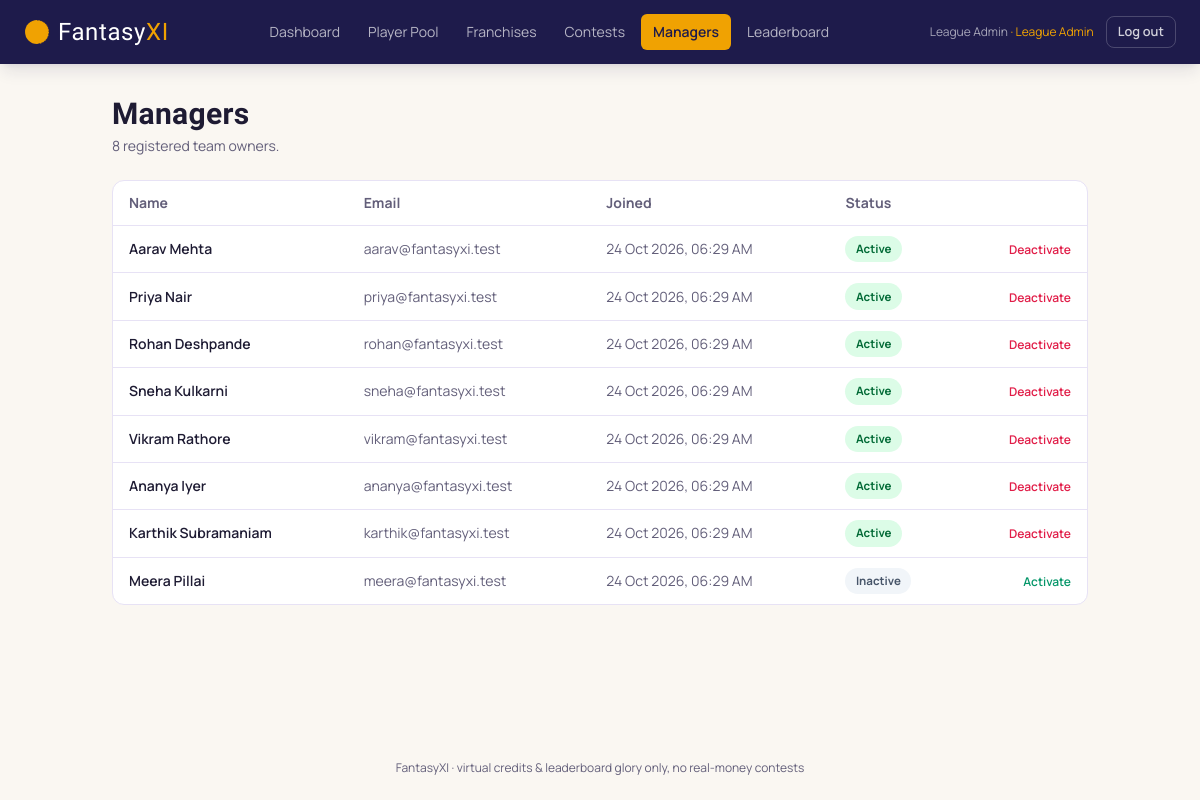
Screenshot of /index.php?route=admin/managers (signed in) with the database file from the repository.
### tables this page shows
CREATE TABLE users (
    id         INT AUTO_INCREMENT PRIMARY KEY,
    name       VARCHAR(120) NOT NULL,
    email      VARCHAR(150) NOT NULL UNIQUE,
    password   VARCHAR(255) NOT NULL,
    role       ENUM('super_admin', 'manager') NOT NULL DEFAULT 'manager',
    status     ENUM('active', 'inactive') NOT NULL DEFAULT 'active',
    created_at TIMESTAMP NOT NULL DEFAULT CURRENT_TIMESTAMP
);

### app/controllers/AdminManagerController.php (called while the page is built, shortened)
<?php
require_once __DIR__ . '/../models/User.php';
class AdminManagerController
{
    public function index(): void
    {
        $managers = User::allManagers();
        require __DIR__ . '/../views/admin/managers/index.php';
    }
}

### public/index.php (called while the page is built, shortened)
<?php
require_once __DIR__ . '/../core/helpers.php';
require_once __DIR__ . '/../core/Database.php';
require_once __DIR__ . '/../app/controllers/AdminManagerController.php';
$router = new Router();
$router->get('login', fn() => (new AuthController())->showLogin());
$router->post('login', fn() => (new AuthController())->login());
$router->post('logout', fn() => (new AuthController())->logout());
$router->get('register', fn() => (new AuthController())->showRegister());
$router->post('register', fn() => (new AuthController())->register());
$router->get('admin/dashboard', fn() => (new AdminDashboardController())->dashboard());
$router->get('admin/players', fn() => (new AdminPlayerController())->index());
$router->get('admin/players/create', fn() => (new AdminPlayerController())->create());
$router->post('admin/players/store', fn() => (new AdminPlayerController())->store());
$router->get('admin/players/edit', fn() => (new AdminPlayerController())->edit());
$router->post('admin/players/update', fn() => (new AdminPlayerController())->update());
$router->post('admin/players/status', fn() => (new AdminPlayerController())->status());
$router->get('admin/franchises', fn() => (new AdminFranchiseController())->index());
$router->post('admin/franchises/store', fn() => (new AdminFranchiseController())->store());
$router->post('admin/franchises/update', fn() => (new AdminFranchiseController())->update());
$router->post('admin/franchises/status', fn() => (new AdminFranchiseController())->status());
$router->get('admin/contests', fn() => (new AdminContestController())->index());
$router->get('admin/contests/create', fn() => (new AdminContestController())->create());
$router->post('admin/contests/store', fn() => (new AdminContestController())->store());
$router->get('admin/contests/edit', fn() => (new AdminContestController())->edit());
$router->post('admin/contests/update', fn() => (new AdminContestController())->update());
$router->get('admin/contests/view', fn() => (new AdminContestController())->view());
$router->get('admin/contests/stats', fn() => (new AdminStatsController())->entry());
$router->post('admin/contests/stats/save', fn() => (new AdminStatsController())->save());
$router->post('admin/contests/stats/simulate', fn() => (new AdminStatsController())->simulate());
$router->post('admin/contests/score', fn() => (new AdminStatsController())->score());
$router->get('admin/managers', fn() => (new AdminManagerController())->index());
$router->post('admin/managers/status', fn() => (new AdminManagerController())->status());
$router->get('manager/dashboard', fn() => (new ManagerDashboardController())->dashboard());
$router->get('manager/contests', fn() => (new ManagerContestController())->browse());
$router->post('manager/contests/join', fn() => (new ManagerContestController())->join());
$router->get('manager/team/build', fn() => (new TeamController())->build());
$router->post('manager/team/save', fn() => (new TeamController())->save());
$router->get('manager/mycontests', fn() => (new TeamController())->myContests());
$router->get('manager/team/breakdown', fn() => (new TeamController())->viewBreakdown());
$router->get('leaderboard/season', fn() => (new LeaderboardController())->season());
$router->get('leaderboard/contest', fn() => (new LeaderboardController())->contest());
$route = $_GET['route'] ?? '';
$router->dispatch($_SERVER['REQUEST_METHOD'], $route);

### core/Router.php (called while the page is built, shortened)
<?php
class Router
{
    private array $routes = ['GET' => [], 'POST' => []];
    public function get(string $route, callable $handler): void
    {
        $this->routes['GET'][$route] = $handler;
    }
    public function post(string $route, callable $handler): void
    {
        $this->routes['POST'][$route] = $handler;
    }
    public function dispatch(string $method, string $route): void
    {
        $handler = $this->routes[$method][$route] ?? null;
        try {
            $handler();
        } catch (Throwable $e) {
            error_log($e->getMessage());
            http_response_code(500);
            require __DIR__ . '/../app/views/errors/500.php';
        }
    }
}

### config/database.php (called while the page is built)
<?php
return [
    'host'     => '127.0.0.1',
    'port'     => 3306,
    'database' => 'fantasyxi',
    'username' => 'root',
    'password' => '',
    'charset'  => 'utf8mb4',
];

### core/Database.php (called while the page is built)
<?php
class Database
{
    private static ?PDO $instance = null;
    public static function connect(): PDO
    {
        if (self::$instance === null) {
            $config = require __DIR__ . '/../config/database.php';
            $dsn = sprintf(
                'mysql:host=%s;port=%d;dbname=%s;charset=%s',
                $config['host'],
                $config['port'],
                $config['database'],
                $config['charset']
            );
            self::$instance = new PDO($dsn, $config['username'], $config['password'], [
                PDO::ATTR_ERRMODE            => PDO::ERRMODE_EXCEPTION,
                PDO::ATTR_DEFAULT_FETCH_MODE => PDO::FETCH_ASSOC,
                PDO::ATTR_EMULATE_PREPARES   => false,
            ]);
        }
        return self::$instance;
    }
}

### app/models/User.php (called while the page is built, shortened)
<?php
class User
{
    public static function allManagers(): array
    {
        $stmt = Database::connect()->query(
            "SELECT * FROM users WHERE role = 'manager' ORDER BY created_at DESC"
        );
        return $stmt->fetchAll();
    }
}

### core/helpers.php (called while the page is built, shortened)
<?php
function e(?string $value): string
{
    return htmlspecialchars($value ?? '', ENT_QUOTES, 'UTF-8');
}
function format_datetime(?string $datetime): string
{
    $ts = strtotime($datetime);
    return $ts === false ? '-' : date('d M Y, h:i A', $ts);
}

### app/views/admin/managers/index.php (the view, shortened to what this page needs)
<?php
require __DIR__ . '/../../partials/header.php';
require __DIR__ . '/../../partials/navbar.php';
?>
<main class="flex-1 max-w-5xl w-full mx-auto px-4 sm:px-6 py-8">
    <h1 class="text-3xl font-bold">Managers</h1>
    <p class="text-muted text-sm mt-1"><?= count($managers) ?> registered team owners.</p>
    <div class="card mt-6 overflow-x-auto">
        <table class="w-full text-sm">
            <thead>
                <tr class="text-left text-muted border-b border-line">
                    <th class="py-3 px-4">Name</th>
                    <th class="py-3 px-4">Email</th>
                    <th class="py-3 px-4">Joined</th>
                    <th class="py-3 px-4">Status</th>
                    <th class="py-3 px-4"></th>
                </tr>
            </thead>
            <tbody>
                <?php foreach ($managers as $m): ?>
                    <tr class="border-b border-line last:border-0">
                        <td class="py-2.5 px-4 font-semibold"><?= e($m['name']) ?></td>
                        <td class="py-2.5 px-4 text-muted"><?= e($m['email']) ?></td>
                        <td class="py-2.5 px-4 text-muted"><?= format_datetime($m['created_at']) ?></td>
                        <td class="py-2.5 px-4"><span class="pill <?= $m['status'] === 'active' ? 'pill-open' : 'pill-locked' ?>"><?= e(ucfirst($m['status'])) ?></span></td>
                        <td class="py-2.5 px-4 text-right">
                            <form method="POST" action="/index.php?route=admin/managers/status">
                                <button class="text-xs font-semibold <?= $m['status'] === 'active' ? 'text-rose-600' : 'text-emerald-600' ?> hover:underline"><?= $m['status'] === 'active' ? 'Deactivate' : 'Activate' ?></button>
                            </form>
                        </td>
                    </tr>
                <?php endforeach; ?>
            </tbody>
        </table>
    </div>
</main>
<?php require __DIR__ . '/../../partials/footer.php'; ?>

### public/assets/css/style.css (style rules this page uses)
* { box-sizing: border-box; }
h1, h2, h3, h4, .font-display { font-family: 'Teko', 'Manrope', sans-serif; letter-spacing: 0.01em; }
.card { background: #fff; border: 1px solid #E7E2F5; border-radius: .75rem; }
.pill { display: inline-flex; align-items: center; padding: .2rem .65rem; border-radius: 999px; font-size: .72rem; font-weight: 700; }
.pill-open { background: #DCFCE7; color: #036B37; }
.pill-locked { background: #F1F5F9; color: #475569; }

### rows the page displays
users: name "Aarav Mehta", email "aarav@fantasyxi.test", created_at "24 Oct 2026, 06:29 AM", status "Active", shows "Deactivate"
users: name "Priya Nair", email "priya@fantasyxi.test", created_at "24 Oct 2026, 06:29 AM", status "Active", shows "Deactivate"
users: name "Rohan Deshpande", email "rohan@fantasyxi.test", created_at "24 Oct 2026, 06:29 AM", status "Active", shows "Deactivate"
users: name "Sneha Kulkarni", email "sneha@fantasyxi.test", created_at "24 Oct 2026, 06:29 AM", status "Active", shows "Deactivate"
users: name "Vikram Rathore", email "vikram@fantasyxi.test", created_at "24 Oct 2026, 06:29 AM", status "Active", shows "Deactivate"
users: name "Ananya Iyer", email "ananya@fantasyxi.test", created_at "24 Oct 2026, 06:29 AM", status "Active", shows "Deactivate"
users: name "Karthik Subramaniam", email "karthik@fantasyxi.test", created_at "24 Oct 2026, 06:29 AM", status "Active", shows "Deactivate"
users: name "Meera Pillai", email "meera@fantasyxi.test", created_at "24 Oct 2026, 06:29 AM", status "Inactive", shows "Activate"

### other values shown
$label "Dashboard"
$label "Player Pool"
$label "Franchises"
$label "Contests"
$label "Managers"
$label "Leaderboard"
Auth::name() "League Admin"
count($managers) "8"
